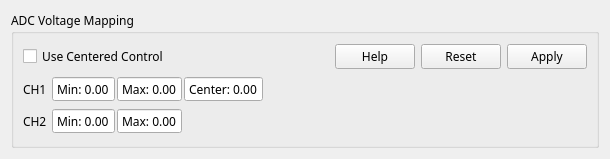
<?xml version="1.0" encoding="UTF-8"?>
<ui version="4.0">
 <class>AdcMap</class>
 <widget class="QWidget" name="AdcMap">
  <property name="geometry">
   <rect>
    <x>0</x>
    <y>0</y>
    <width>610</width>
    <height>159</height>
   </rect>
  </property>
  <property name="font">
   <font>
    <family>Microsoft YaHei</family>
   </font>
  </property>
  <property name="windowTitle">
   <string>Form</string>
  </property>
  <layout class="QVBoxLayout" name="verticalLayout_2">
   <item>
    <widget class="QGroupBox" name="groupBox">
     <property name="title">
      <string>ADC Voltage Mapping</string>
     </property>
     <layout class="QVBoxLayout" name="verticalLayout">
      <item>
       <layout class="QHBoxLayout" name="horizontalLayout_2">
        <item>
         <widget class="QCheckBox" name="dualBox">
          <property name="toolTip">
           <string>Show centered graph, which is how the centered control modes interpret the throttle.</string>
          </property>
          <property name="text">
           <string>Use Centered Control</string>
          </property>
         </widget>
        </item>
        <item>
         <widget class="QPushButton" name="helpButton">
          <property name="sizePolicy">
           <sizepolicy hsizetype="Fixed" vsizetype="Fixed">
            <horstretch>0</horstretch>
            <verstretch>0</verstretch>
           </sizepolicy>
          </property>
          <property name="toolTip">
           <string>Show help</string>
          </property>
          <property name="text">
           <string>Help</string>
          </property>
         </widget>
        </item>
        <item>
         <widget class="QPushButton" name="resetButton">
          <property name="sizePolicy">
           <sizepolicy hsizetype="Fixed" vsizetype="Fixed">
            <horstretch>0</horstretch>
            <verstretch>0</verstretch>
           </sizepolicy>
          </property>
          <property name="toolTip">
           <string>Reset min and max</string>
          </property>
          <property name="text">
           <string>Reset</string>
          </property>
         </widget>
        </item>
        <item>
         <widget class="QPushButton" name="applyButton">
          <property name="sizePolicy">
           <sizepolicy hsizetype="Fixed" vsizetype="Fixed">
            <horstretch>0</horstretch>
            <verstretch>0</verstretch>
           </sizepolicy>
          </property>
          <property name="toolTip">
           <string>Apply min and max to configuration</string>
          </property>
          <property name="text">
           <string>Apply</string>
          </property>
          <property name="iconSize">
           <size>
            <width>45</width>
            <height>16</height>
           </size>
          </property>
         </widget>
        </item>
       </layout>
      </item>
      <item>
       <layout class="QGridLayout" name="gridLayout" columnstretch="0,0,0,1,0">
        <property name="horizontalSpacing">
         <number>2</number>
        </property>
        <item row="1" column="2">
         <widget class="QDoubleSpinBox" name="maxCh2Box">
          <property name="toolTip">
           <string>Measured maximum voltage</string>
          </property>
          <property name="readOnly">
           <bool>true</bool>
          </property>
          <property name="buttonSymbols">
           <enum>QAbstractSpinBox::NoButtons</enum>
          </property>
          <property name="prefix">
           <string>Max: </string>
          </property>
          <property name="suffix">
           <string/>
          </property>
          <property name="decimals">
           <number>2</number>
          </property>
          <property name="maximum">
           <double>9.000000000000000</double>
          </property>
          <property name="singleStep">
           <double>0.010000000000000</double>
          </property>
         </widget>
        </item>
        <item row="0" column="4">
         <widget class="DisplayPercentage" name="displayCh1" native="true">
          <property name="sizePolicy">
           <sizepolicy hsizetype="MinimumExpanding" vsizetype="Preferred">
            <horstretch>0</horstretch>
            <verstretch>0</verstretch>
           </sizepolicy>
          </property>
         </widget>
        </item>
        <item row="0" column="1">
         <widget class="QDoubleSpinBox" name="minCh1Box">
          <property name="toolTip">
           <string>Measured minimum voltage</string>
          </property>
          <property name="readOnly">
           <bool>true</bool>
          </property>
          <property name="buttonSymbols">
           <enum>QAbstractSpinBox::NoButtons</enum>
          </property>
          <property name="prefix">
           <string>Min: </string>
          </property>
          <property name="suffix">
           <string/>
          </property>
          <property name="decimals">
           <number>2</number>
          </property>
          <property name="maximum">
           <double>9.000000000000000</double>
          </property>
          <property name="singleStep">
           <double>0.010000000000000</double>
          </property>
         </widget>
        </item>
        <item row="0" column="2">
         <widget class="QDoubleSpinBox" name="maxCh1Box">
          <property name="toolTip">
           <string>Measured maximum voltage</string>
          </property>
          <property name="readOnly">
           <bool>true</bool>
          </property>
          <property name="buttonSymbols">
           <enum>QAbstractSpinBox::NoButtons</enum>
          </property>
          <property name="prefix">
           <string>Max: </string>
          </property>
          <property name="suffix">
           <string/>
          </property>
          <property name="decimals">
           <number>2</number>
          </property>
          <property name="maximum">
           <double>9.000000000000000</double>
          </property>
          <property name="singleStep">
           <double>0.010000000000000</double>
          </property>
         </widget>
        </item>
        <item row="0" column="0">
         <widget class="QLabel" name="label">
          <property name="text">
           <string>CH1 </string>
          </property>
         </widget>
        </item>
        <item row="1" column="4">
         <widget class="DisplayPercentage" name="displayCh2" native="true">
          <property name="sizePolicy">
           <sizepolicy hsizetype="MinimumExpanding" vsizetype="Preferred">
            <horstretch>0</horstretch>
            <verstretch>0</verstretch>
           </sizepolicy>
          </property>
         </widget>
        </item>
        <item row="1" column="0">
         <widget class="QLabel" name="label_2">
          <property name="text">
           <string>CH2 </string>
          </property>
         </widget>
        </item>
        <item row="1" column="1">
         <widget class="QDoubleSpinBox" name="minCh2Box">
          <property name="toolTip">
           <string>Measured minimum voltage</string>
          </property>
          <property name="readOnly">
           <bool>true</bool>
          </property>
          <property name="buttonSymbols">
           <enum>QAbstractSpinBox::NoButtons</enum>
          </property>
          <property name="prefix">
           <string>Min: </string>
          </property>
          <property name="suffix">
           <string/>
          </property>
          <property name="decimals">
           <number>2</number>
          </property>
          <property name="maximum">
           <double>9.000000000000000</double>
          </property>
          <property name="singleStep">
           <double>0.010000000000000</double>
          </property>
         </widget>
        </item>
        <item row="0" column="3">
         <widget class="QDoubleSpinBox" name="centerCh1Box">
          <property name="sizePolicy">
           <sizepolicy hsizetype="Fixed" vsizetype="Fixed">
            <horstretch>0</horstretch>
            <verstretch>0</verstretch>
           </sizepolicy>
          </property>
          <property name="toolTip">
           <string>Measured minimum voltage</string>
          </property>
          <property name="readOnly">
           <bool>true</bool>
          </property>
          <property name="buttonSymbols">
           <enum>QAbstractSpinBox::NoButtons</enum>
          </property>
          <property name="prefix">
           <string>Center: </string>
          </property>
          <property name="suffix">
           <string/>
          </property>
          <property name="decimals">
           <number>2</number>
          </property>
          <property name="maximum">
           <double>9.000000000000000</double>
          </property>
          <property name="singleStep">
           <double>0.010000000000000</double>
          </property>
         </widget>
        </item>
       </layout>
      </item>
     </layout>
    </widget>
   </item>
  </layout>
 </widget>
 <customwidgets>
  <customwidget>
   <class>DisplayPercentage</class>
   <extends>QWidget</extends>
   <header>widgets/displaypercentage.h</header>
   <container>1</container>
  </customwidget>
 </customwidgets>
 <resources/>
 <connections/>
</ui>
